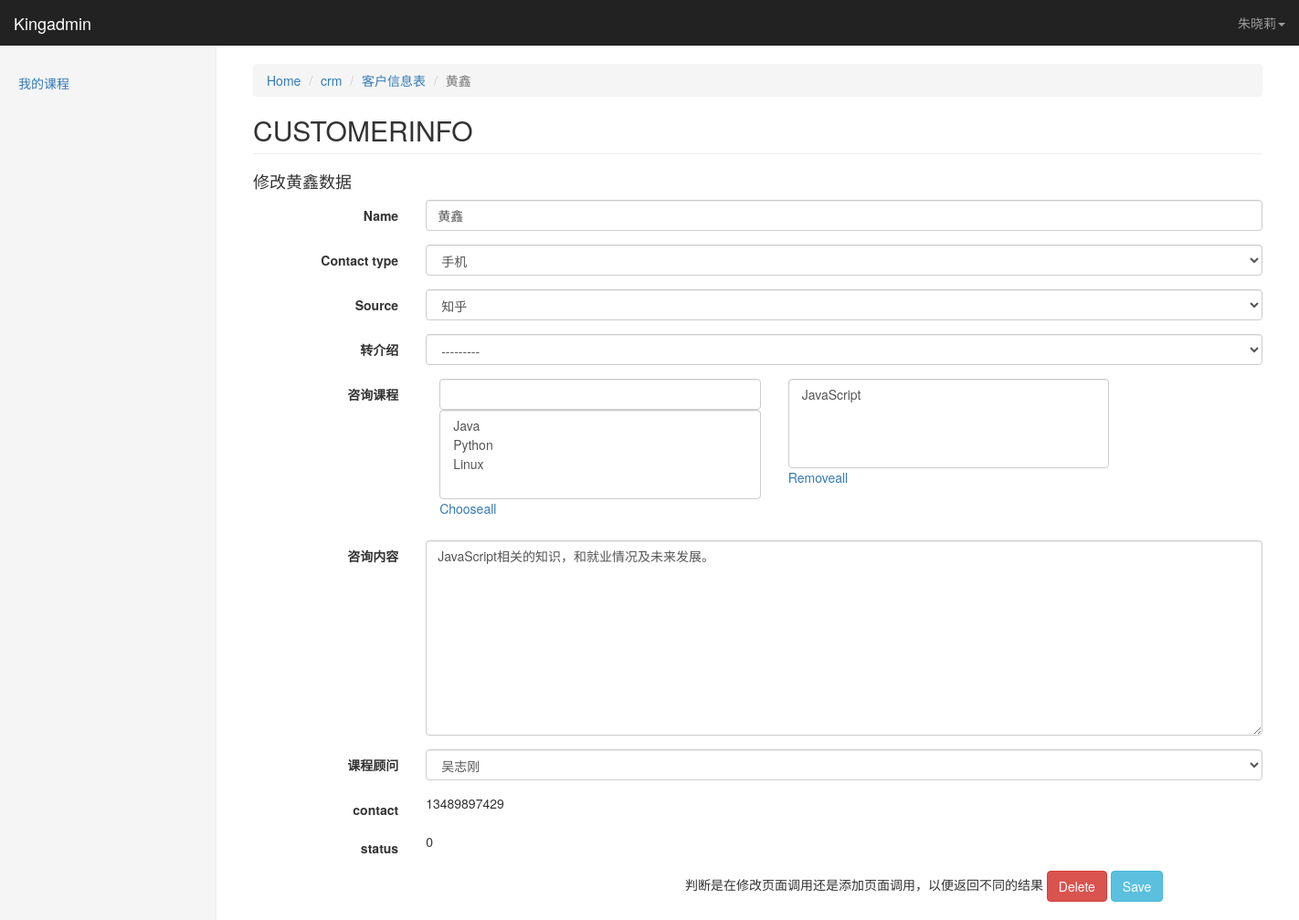
The page /kingadmin/crm/customerinfo/3/change/ (signed in) on the database its author committed.
### crm/models.py (models this page shows)
class Menus(models.Model):
    name = models.CharField(max_length=64)
    url_type_choices = ((0, 'absolute'), (1,'dynamic'))
    url_type = models.SmallIntegerField(choices=url_type_choices)
    url_name = models.CharField(max_length=128)
    def __str__(self):
        return self.name
    class Meta:
        unique_together = ('name', 'url_name')

class CustomerInfo(models.Model):
    name = models.CharField(max_length=64, default=None)
    contact_type_choices = ((0,'qq'),
                            (1,'微信'),
                            (2,'手机')
                            )
    contact_type = models.SmallIntegerField(choices=contact_type_choices, default=0)
    contact = models.CharField(max_length=64, unique=True)
    source_choices = ((0,'QQ群'),
                      (1,'51CTO'),
                      (2,'百度推广'),
                      (3,'知乎'),
                      (4,'转介绍'),
                      (5,'其它')
                      )
    source = models.SmallIntegerField(choices=source_choices)
    referral_from = models.ForeignKey('self', blank=True, null=True, verbose_name='转介绍', on_delete=models.CASCADE)
    consult_course = models.ManyToManyField('Course', verbose_name='咨询课程')
    consult_content = models.TextField(verbose_name='咨询内容')
    status_choices = ((0,'未报名'),
                      (1,'已报名'),
                      (2,'已退学')
                      )
    status = models.SmallIntegerField(choices=status_choices)
    consultant = models.ForeignKey('Userprofile', verbose_name='课程顾问', on_delete=models.CASCADE)
    date = models.DateField(auto_now_add=True)
    def __str__(self):
        return self.name
    class Meta:
        verbose_name = '客户信息表'
        verbose_name_plural = verbose_name

### kingadmin/views.py (the view)
# urls.py: url(r'^(\w+)/(\w+)/(\d+)/change/$', views.table_obj_change, name='table_obj_change'),
@login_required
def table_obj_change(request, app_name, model_name, obj_id):
    admin_class = site.enabled_admins[app_name][model_name]
    model_form = form_handle.create_dynamic_model_form(admin_class)
    obj = admin_class.model.objects.get(id=obj_id)
    if request.method == 'GET':
        form_obj = model_form(instance = obj)
    elif request.method =='POST':
        form_obj = model_form(instance=obj, data=request.POST)
        if form_obj.is_valid():
            form_obj.save()
            return redirect('/kingadmin/%s/%s'%(app_name, model_name))
    return render(request, 'kingadmin/table_obj_change.html', locals())

### crm/models.py (called while the page is built)
    def __str__(self):
        return self.name

    def __str__(self):
        return self.name

### kingadmin/form_handle.py (called while the page is built)
def create_dynamic_model_form(admin_class, form_add=False):
    class Meta:
        model = admin_class.model
        fields = "__all__"
        if not form_add:#修改页面，设置只读属性有效
            exclude = admin_class.readonly_fields
            admin_class.form_add = False
        else:#添加页面
            admin_class.form_add = True
    def __new__(cls, *args, **kwargs):
        for field_name in cls.base_fields:
            field_obj = cls.base_fields[field_name]
            field_obj.widget.attrs.update({'class':'form-control'})
        return ModelForm.__new__(cls)
    dynamic_form = type('DynamicModelForm',(ModelForm,),{'Meta':Meta,'__new__':__new__})
    return dynamic_form

### kingadmin/templatetags/kingadmin_tags.py (called while the page is built)
@register.simple_tag #加上这句，就是一个合格的template tags了
def get_model_verbose_name(admin_class):
    return admin_class.model._meta.verbose_name

@register.simple_tag
def get_model_name(admin_class):
    return admin_class.model._meta.model_name.upper()

@register.simple_tag
def get_obj_field_value(form_obj, field):
    return getattr(form_obj.instance, field)

@register.simple_tag
def get_available_m2m_data(field_name, form_obj, admin_class):
    field_obj = admin_class.model._meta.get_field(field_name)
    obj_list = set(field_obj.related_model.objects.all())
    if form_obj.instance.id:
        selected_data = set(getattr(form_obj.instance, field_name).all())
        return obj_list - selected_data
    else:
        return obj_list

@register.simple_tag
def get_selected_m2m_data(field_name, form_obj, admin_class):
    if form_obj.instance.id:
        selected_data = getattr(form_obj.instance, field_name).all()
        return selected_data
    else:
        return []

### kingadmin/templates/kingadmin/table_obj_change.html
{% extends 'kingadmin/index.html' %}
{% load kingadmin_tags %}
{% block right-content-container %}
    <ol class="breadcrumb">
        <li><a href="/kingadmin">Home</a></li>
        <li><a href="/kingadmin/{{ app_name }}">{{ app_name }}</a></li>
        <li><a href="/kingadmin/{{ app_name }}/{{ model_name }}">{% get_model_verbose_name admin_class %}</a></li>
        <li class="active">{{ form_obj.instance }}</li>
    </ol>
<h2 class="page-header">{% get_model_name admin_class %}</h2>
<h4>修改{{ form_obj.instance }}数据</h4>
{% include 'kingadmin/table_obj_change_component.html' %}
{% endblock %}

### kingadmin/templates/kingadmin/index.html (shortened to what this page needs)
{% extends 'base.html' %}
{% block body %}
    <nav class="navbar navbar-inverse navbar-fixed-top">
        <div class="container-fluid">
            <div class="navbar-header">
            <a class="navbar-brand" href="https://v3.bootcss.com/examples/dashboard/#">{% block pro_name%}Kingadmin{% endblock %}</a>
            </div>
            <div id="navbar" class="navbar-collapse collapse">
                <ul class="nav navbar-nav navbar-right">
                    <li class="dropdown">
                    <a href="#" class="dropdown-toggle" data-toggle="dropdown"  aria-expanded="true">{{ request.user }}<span class="caret"></span></a>
                    </li>
                </ul>
            </div>
        </div>
    </nav>
    <div class="container-fluid">
      <div class="row">
        <div class="col-sm-3 col-md-2 sidebar">
          <ul class="nav nav-sidebar">
              {% for role in request.user.userprofile.role.all %}
                  {% for menu in role.menus.all %}
                      <li><a href="{% if menu.url_type == 0 %}{{ menu.url_name }}{% else %}{% url menu.url_name %}{% endif %}">{{ menu }}</a></li>
                  {% endfor %}
              {% endfor %}
          </ul>
        </div>
        <div class="col-sm-9 col-sm-offset-3 col-md-10 col-md-offset-2 main">
            {% block right-content-container %}{% endblock %}
        </div>
      </div>
    </div>
{% endblock %}

### kingadmin/templates/kingadmin/table_obj_change_component.html (shortened to what this page needs)
{% load kingadmin_tags %}
<form class="form-horizontal" method="post" onsubmit="VerificationBeforeFormSubmit()" novalidate>{% csrf_token %}
    {% for field in form_obj %}
        <div class="form-group">
            <label class="col-sm-2 control-label">{{ field.label }}</label>
            <div class="col-sm-10">
                {% if field.name in admin_class.filter_horizontal %}
                    <div class="col-lg-5">
                        <input type="search" class="form-control" oninput="Fuzzysearch(this)">
                        <select id="id_{{ field.name }}_from" multiple class="form-control">
                            {% get_available_m2m_data field.name form_obj admin_class as available_m2m_data %}
                            {% for obj in available_m2m_data %}
                                <option ondblclick="MoveSelectedOption(this, 'id_{{ field.name }}_to')" value="{{ obj.id }}">
                                </option>
                            {% endfor %}
                        </select>
                        <p><a onclick="MoveAllElements('id_{{ field.name }}_from','id_{{ field.name }}_to')">Chooseall</a></p>
                    </div>
                    <div class="col-lg-5">
                        <select tag='selected_m2m' id="id_{{ field.name }}_to" multiple class="form-control" name="{{ field.name }}">
                            {% get_selected_m2m_data field.name form_obj admin_class as selected_m2m_data %}
                            {% for obj in selected_m2m_data %}
                                <option value="{{ obj.id }}" ondblclick="MoveSelectedOption(this, 'id_{{ field.name }}_from')">
                                </option>
                            {% endfor %}
                        </select>
                        <p><a onclick="MoveAllElements('id_{{ field.name }}_to','id_{{ field.name }}_from')">Removeall</a></p>
                    </div>
                {% else %}
                    {{ field }}
                {% endif %}
            </div>
        </div>
    {% endfor %}
    {% if not admin_class.form_add %}
        {% for field in admin_class.readonly_fields %}
            <div class="form-group">
                <label class="col-sm-2 control-label">{{ field }}</label>
                <div class="col-sm-10">
                    {% get_obj_field_value form_obj field %}
                </div>
            </div>
        {% endfor %}
    {% endif %}
    <div class="row">
        <div class="col-sm-offset-5 col-sm-10">
            {% if form_obj.instance.id %}
            判断是在修改页面调用还是添加页面调用，以便返回不同的结果
            <a href="{% url 'table_obj_delete' app_name model_name form_obj.instance.id %}" class="btn btn-danger">Delete</a>
            {% endif %}
            <button type="submit" class=" btn btn-info">Save</button>
        </div>
    </div>
</form>

### static/css/dashboard.css (style rules this page uses)
body { padding-top: 50px; }
.navbar-fixed-top { border: 0; }
.sidebar { display: none; }
@media (min-width: 768px) { .sidebar { position: fixed; top: 51px; bottom: 0; left: 0; z-index: 1000; display: block; padding: 20px; overflow-x: hidden; overflow-y: auto; background-color: #f5f5f5; border-right: 1px solid #eee; } }
.nav-sidebar { margin-right: -21px; margin-bottom: 20px; margin-left: -20px; }
.nav-sidebar > li > a { padding-right: 20px; padding-left: 20px; }
.main { padding: 20px; }
@media (min-width: 768px) { .main { padding-right: 40px; padding-left: 40px; } }
.main .page-header { margin-top: 0; }

### rows shown on the page
Menus: name "我的课程"
CustomerInfo: instance "黄鑫", form_obj "黄鑫" "手机" "知乎" "---------" "JavaScript相关的知识，和就业情况及未来发展。" "吴志刚", contact "13489897429" "0"

### other values the page prints
{{ request.user }} "朱晓莉"
{{ app_name }} "crm"
{{ field.label }} "Name" "Contact type" "Source" "转介绍" "咨询课程" "咨询内容" "课程顾问"
{{ field }} "contact" "status"
